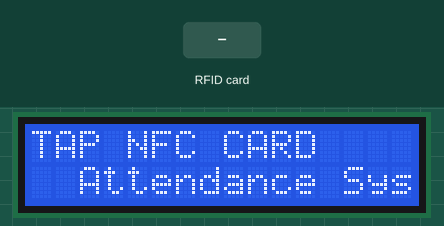
Bench run of a sketch on a simulated Arduino Uno, built with avr-gcc and run on an emulated ATmega328P. Shown: 16×2 character LCD. Inputs (shaded band) come from the test bench. What the sketch prints to the serial monitor is not drawn.

Above: at 4.3 s.
4.4 s: RFID card 5E 7A 19 C4 held to the reader
At 5.4 s:
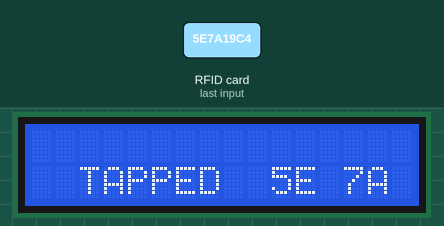
At 7.0 s:
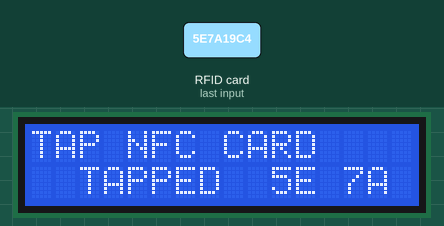
Timing chart, 0 to 8.5 s (numbered marks = the images above; inputs shaded):
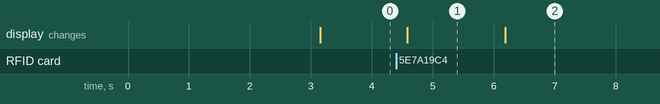

Measured:
- after the input at 4.4 s, the display: changes after 0.18 s (image 1)
- what the display in image 1 shows lasts 1.6 s, from 4.6 s to 6.2 s

The sketch:

UnoCode.ino
```cpp
#include <MFRC522.h>
#include <SoftwareSerial.h>
#include <LiquidCrystal.h>
#include <LiquidCrystal_I2C.h>

// Define the pins for the SPI interface to the MFRC522
#define SS_PIN 10
#define RST_PIN 9

// Initialize LCD
LiquidCrystal_I2C lcd(0x27, 16, 2);

// Initialize RFID instance
SoftwareSerial ArduinoUno(3, 2);
MFRC522 mfrc522(SS_PIN, RST_PIN);

// Function to read UID from NFC tag
String readUID()
{
    // Look for new cards
    if (!mfrc522.PICC_IsNewCardPresent())
    {
        Serial.println("No card is present...");
        return ""; // Return an empty string if no card is present
    }

    // Select one of the cards
    if (!mfrc522.PICC_ReadCardSerial())
    {
        Serial.println("Reading card fails...");
        return ""; // Return an empty string if card reading fails
    }

    // Concatenate the bytes of the UID into a string with spaces
    String uidTag = "";
    for (byte i = 0; i < mfrc522.uid.size; i++)
    {
        Serial.print(mfrc522.uid.uidByte[i] < 0x10 ? " 0" : " ");
        Serial.print(mfrc522.uid.uidByte[i], HEX);
        uidTag.concat(String(mfrc522.uid.uidByte[i] < 0x10 ? " 0" : " "));
        uidTag.concat(String(mfrc522.uid.uidByte[i], HEX));
    }
    uidTag.toUpperCase();

    return uidTag;
}

void setup()
{
    // put your setup code here, to run once:
    Serial.begin(115200);
    ArduinoUno.begin(4800);
    pinMode(3, INPUT);
    pinMode(2, OUTPUT);

    SPI.begin();
    mfrc522.PCD_Init();

    lcd.begin();
    lcd.backlight();
    lcd.clear();
    lcd.setCursor(4, 0); // Adjusted the cursor position
    lcd.print("GROUP 4");
    lcd.setCursor(2, 1);
    lcd.print("Attendance System");

    delay(3000);
}

void loop()
{
    // put your main code here, to run repeatedly:
    // Read UID and send to server repeatedly
    lcd.setCursor(0, 0);
    lcd.print("TAP NFC CARD");

    String uidTag = readUID();
    Serial.println("UID Tag: ");
    Serial.println(uidTag);

    if (uidTag != "")
    {
        Serial.print("Sending UID tag: ");
        Serial.println(uidTag);

        ArduinoUno.print(uidTag + '\n');

        lcd.setCursor(0, 1);
        lcd.clear();
        lcd.setCursor(2, 1);
        lcd.print("TAPPED " + uidTag);
        lcd.setCursor(1, 1);
        delay(1500);
    }

    delay(100); // Delay between each read attempt
}
```
